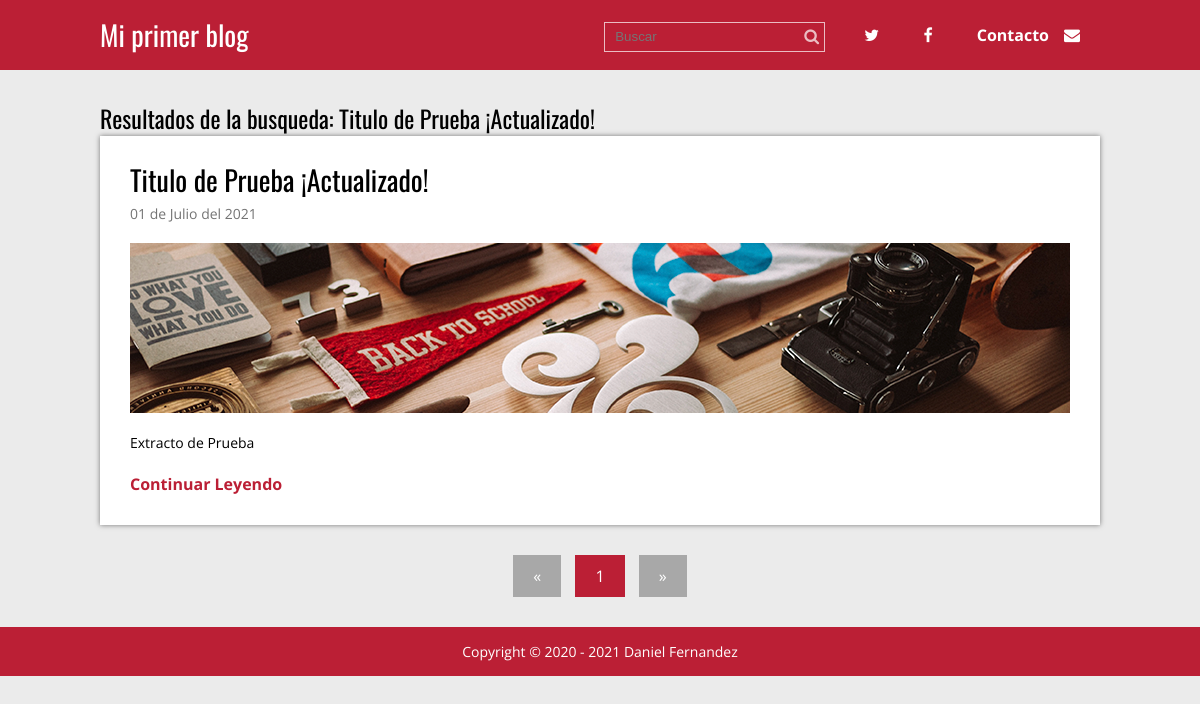
Page /buscar.php?busqueda=Titulo de Prueba ¡Actualizado! on the committed database.
### tables this page shows
CREATE TABLE `articulos` (
  `id` int(11) NOT NULL,
  `titulo` varchar(200) NOT NULL,
  `extracto` varchar(200) NOT NULL,
  `fecha` timestamp NOT NULL DEFAULT current_timestamp(),
  `texto` text NOT NULL,
  `thumb` varchar(50) NOT NULL
);

### buscar.php (called while the page is built, shortened)
<?php
require 'admin/config.php';
require 'functions.php';
$conexion = conexion($bd_config);
if($_SERVER['REQUEST_METHOD'] == 'GET' && !empty($_GET['busqueda'])) {
    $busqueda = limpiarDatos($_GET['busqueda']);
    $statement = $conexion->prepare(
        "SELECT * FROM articulos WHERE titulo LIKE :busqueda or texto Like :busqueda"
    );
    $statement->execute(array(':busqueda' => "%$busqueda%"));
    $resultados = $statement->fetchAll();
    if (empty($resultados)) {
        $titulo = 'No se encontraron articulos con el resultado: ' . $busqueda;
    } else {
        $titulo = 'Resultados de la busqueda: ' . $busqueda;
    }
} else {
    header('Location:' . RUTA . '/index.php');
}
require 'views/buscar.view.php';
?>

### functions.php (called while the page is built, shortened)
<?php
function limpiarDatos($datos){
    $datos = trim($datos);
    $datos = stripslashes($datos);
    $datos = htmlspecialchars($datos);
    return $datos;
}
function fecha($fecha){
    $timestamp = strtotime($fecha);
    $meses = ['Enero', 'Febrero', 'Marzo', 'Abril', 'Mayo', 'Junio', 'Julio', 'Agosto', 'Septiembre', 'Octubre', 'Noviembre', 'Diciembre'];
    $dia = date('d', $timestamp);
    $mes = date('m', $timestamp) -1;
    $year = date('Y', $timestamp);
    $fecha = "$dia de " . $meses[$mes] . " del $year";
    return $fecha;
}
?>

### views/buscar.view.php (the view)
<?php require 'header.php' ?>
<div class="contenedor">
    <h2><?php echo $titulo; ?></h2>
    <?php foreach($resultados as $post): ?>
        <div class="post">
            <article>
                <h2 class="titulo"><a href="single.php?id=<?php echo $post['id']; ?>"><?php echo $post['titulo']; ?></a></h2>
                <p class="fecha"><?php echo fecha($post['fecha']); ?></p>
                <div class="thumb">
                    <a href="single.php?id=<?php echo $post['id']; ?>">
                        <img src="<?php echo RUTA; ?>/imagenes/<?php echo $post['thumb']; ?>" alt="">
                    </a>
                </div>
                <p class="extracto"><?php echo $post['extracto']; ?></p>
                <a href="single.php?id=<?php echo $post['id']; ?>" class="continuar">Continuar Leyendo</a>
            </article>
        </div>
    <?php endforeach; ?>
    <?php require 'paginacion.php'; ?>
</div>
<?php require 'footer.php'; ?>

### css/estilos.css (style rules this page uses)
* { margin: 0; padding: 0; -webkit-box-sizing: border-box; -moz-box-sizing: border-box; box-sizing: border-box; }
body { font-size: 16px; font-family: 'Open Sans', sans-serif; background: #ebebeb; }
h1, h2, h3, h4, h5, h6 { font-family: "Oswald", Arial, Sans-serif; font-weight: normal; }
a { text-decoration: none; color:#BB1F35; }
.contenedor { max-width: 1000px; width: 90%; margin: auto; }
.post { width: 100%; background: #fff; box-shadow: 0px 0px 5px rgba(0,0,0, .5); margin-bottom: 30px; padding: 30px; }
.post article .titulo { font-family: "Oswald", Arial, Sans-serif; font-size: 28px; font-weight: normal; line-height: 28px; margin-bottom: 10px; }
.post article .titulo a { color:#000; }
.post article .fecha { color:#747474; font-size: 14px; margin-bottom: 20px; }
.post article .thumb { margin-bottom: 20px; }
.post article .thumb img { vertical-align: top; width: 100%; }
.post article .extracto { font-size: 14px; line-height: 20px; margin-bottom: 20px; }
.post article .continuar { color:#BB1F35; font-weight: bold; }

### rows in the picture
articulos: titulo "Titulo de Prueba ¡Actualizado!", fecha "01 de Julio del 2021", thumb (picture), extracto "Extracto de Prueba"

### other values in the picture
$titulo "Resultados de la busqueda: Titulo de Prueba ¡Actualizado!"
